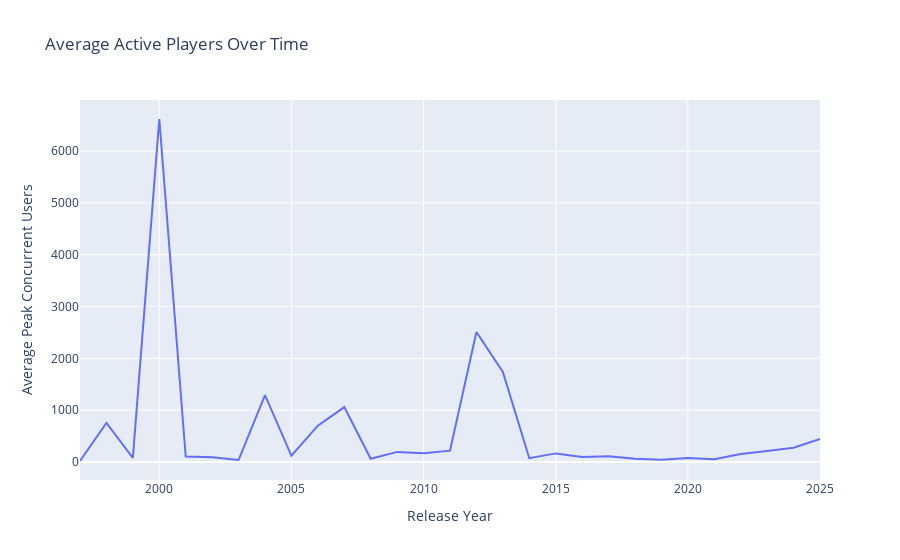

The notebook cell this image was saved under:
### Code cell
# Active Players Over Time Line Chart

active_player_frame = df[['Release date', 'Peak CCU']].copy()

# Take Release Date and Peak CCU Columns, average by Release Date Year
active_player_frame['Release date'] = pd.to_datetime(active_player_frame['Release date'], errors='coerce')
active_player_frame['Release Year'] = active_player_frame['Release date'].dt.year

# If NA in Peak CCU, drop row
active_player_frame = active_player_frame.dropna(subset=['Peak CCU'])

active_player_frame['Peak CCU'] = active_player_frame['Peak CCU'].astype(int)
active_player_frame = active_player_frame.groupby('Release Year')['Peak CCU'].mean().reset_index()

active_players_fig = px.line(
    active_player_frame,
    x='Release Year',
    y='Peak CCU',
    title='Average Active Players Over Time',
    labels={'Release Year': 'Release Year', 'Peak CCU': 'Average Peak Concurrent Users'}
)

active_players_fig.show()

### Figure 1 — Plotly figure (JSON) as saved in the notebook; plotly's stock layout.template omitted (floating-point values rounded to 4 significant figures)
{"data": [{"hovertemplate": "Release Year=%{x}<br>Average Peak Concurrent Users=%{y}<extra></extra>", "legendgroup": "", "line": {"color": "#636efa", "dash": "solid"}, "marker": {"symbol": "circle"}, "mode": "lines", "name": "", "orientation": "v", "showlegend": false, "type": "scatter", "x": [1997.0, 1998.0, 1999.0, 2000.0, 2001.0, 2002.0, 2003.0, 2004.0, 2005.0, 2006.0, 2007.0, 2008.0, 2009.0, 2010.0, 2011.0, 2012.0, 2013.0, 2014.0, 2015.0, 2016.0, 2017.0, 2018.0, 2019.0, 2020.0, 2021.0, 2022.0, 2023.0, 2024.0, 2025.0], "xaxis": "x", "y": [18.0, 752.0, 78.0, 6620.0, 104.8, 91.0, 37.0, 1288.0, 118.7, 700.3, 1059.0, 61.6, 193.7, 168.4, 217.3, 2508.0, 1738.0, 72.51, 164.8, 94.05, 110.7, 63.49, 43.17, 76.46, 53.0, 153.0, 210.8, 274.3, 444.7], "yaxis": "y"}], "layout": {"legend": {"tracegroupgap": 0}, "title": {"text": "Average Active Players Over Time"}, "xaxis": {"anchor": "y", "domain": [0, 1], "title": {"text": "Release Year"}}, "yaxis": {"anchor": "x", "domain": [0, 1], "title": {"text": "Average Peak Concurrent Users"}}}}
